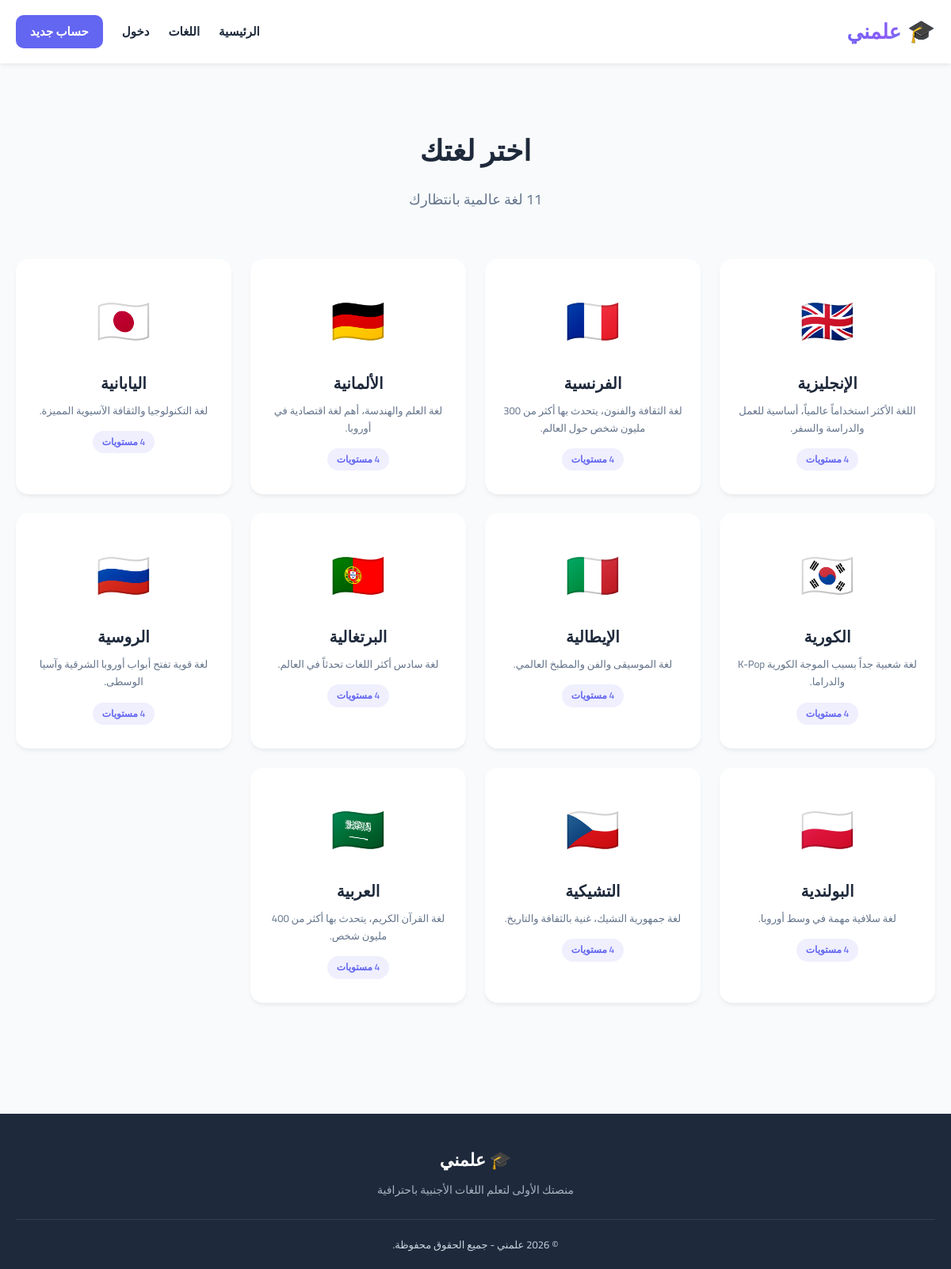
Page /languages.php on the committed database.
### tables this page shows
CREATE TABLE IF NOT EXISTS `languages` (
  `id` INT AUTO_INCREMENT PRIMARY KEY,
  `name_ar` VARCHAR(50) NOT NULL,
  `name_en` VARCHAR(50) NOT NULL,
  `code` VARCHAR(10) NOT NULL,
  `flag` VARCHAR(10) DEFAULT NULL,
  `description` TEXT,
  `created_at` TIMESTAMP DEFAULT CURRENT_TIMESTAMP
);

### config/database.php (called while the page is built, shortened)
<?php
class Database {
    private static $instance = null;
    private $pdo;
    private function __construct() {
        $dsn = "mysql:host=" . DB_HOST . ";dbname=" . DB_NAME . ";charset=" . DB_CHARSET;
        $options = [
            PDO::ATTR_ERRMODE            => PDO::ERRMODE_EXCEPTION,
            PDO::ATTR_DEFAULT_FETCH_MODE => PDO::FETCH_ASSOC,
            PDO::ATTR_EMULATE_PREPARES   => false,
        ];
        try {
            $this->pdo = new PDO($dsn, DB_USER, DB_PASS, $options);
        } catch (PDOException $e) {
            die("فشل الاتصال بقاعدة البيانات: " . $e->getMessage());
        }
    }
    public static function getInstance() {
        if (self::$instance === null) {
            self::$instance = new Database();
        }
        return self::$instance;
    }
    public function getConnection() {
        return $this->pdo;
    }
}
function db() {
    return Database::getInstance()->getConnection();
}

### includes/functions.php (called while the page is built, shortened)
<?php
function clean($str) {
    return htmlspecialchars(trim($str), ENT_QUOTES, 'UTF-8');
}

### languages.php (the view, shortened to what this page needs)
<?php
$languages = db()->query("SELECT * FROM languages ORDER BY id ASC")->fetchAll();
require_once __DIR__ . '/includes/header.php';
?>
<section>
  <div class="container">
    <h2 class="section-title">اختر لغتك</h2>
    <p class="section-subtitle">11 لغة عالمية بانتظارك</p>
    <div class="languages-grid">
      <?php foreach ($languages as $lang): ?>
        <a href="<?= SITE_URL ?>/language.php?id=<?= $lang['id'] ?>" class="lang-card">
          <span class="lang-flag"><?= $lang['flag'] ?></span>
          <div class="lang-name"><?= clean($lang['name_ar']) ?></div>
          <div class="lang-desc"><?= clean($lang['description']) ?></div>
          <span class="lang-levels">4 مستويات</span>
        </a>
      <?php endforeach; ?>
    </div>
  </div>
</section>
<?php require_once __DIR__ . '/includes/footer.php'; ?>

### public/css/style.css (style rules this page uses)
* { margin: 0; padding: 0; box-sizing: border-box; font-family: 'Cairo', 'Tajawal', 'Segoe UI', sans-serif; }
:root { --primary: #6366f1; --primary-dark: #4f46e5; --primary-light: #a5b4fc; --secondary: #8b5cf6; --accent: #06b6d4; --success: #10b981; --warning: #f59e0b; --danger: #ef4444; --bg: #f8fafc; --bg-card: #ffffff; --text: #1e293b; --text-light: #64748b; --border: #e2e8f0; --shadow: 0 4px 6px -1px rgba(0,0,0,0.05), 0 2px 4px -1px rgba(0,0,0,0.03); --shadow-lg: 0 10px 25px -5px rgba(99, 102, 241, 0.15); --gradient: linear-gradient(135deg, #6366f1 0%, #8b5cf6 50%, #06b6d4 100%); }
html { scroll-behavior: smooth; }
body { background: var(--bg); color: var(--text); direction: rtl; line-height: 1.7; min-height: 100vh; }
a { color: var(--primary); text-decoration: none; transition: color 0.2s; }
.container { max-width: 1200px; margin: 0 auto; padding: 0 20px; }
section { padding: 80px 0; }
.section-title { text-align: center; font-size: 36px; font-weight: 800; margin-bottom: 16px; color: var(--text); }
.section-subtitle { text-align: center; font-size: 18px; color: var(--text-light); margin-bottom: 60px; }
.languages-grid { display: grid; grid-template-columns: repeat(auto-fill, minmax(220px, 1fr)); gap: 24px; }
.lang-card { background: var(--bg-card); border-radius: 16px; padding: 28px 20px; text-align: center; box-shadow: var(--shadow); transition: all 0.3s; cursor: pointer; border: 2px solid transparent; }
.lang-flag { font-size: 56px; margin-bottom: 14px; display: block; }
.lang-name { font-size: 20px; font-weight: 700; color: var(--text); margin-bottom: 6px; }
.lang-desc { font-size: 13px; color: var(--text-light); margin-bottom: 14px; }
.lang-levels { display: inline-block; font-size: 12px; background: rgba(99,102,241,0.1); color: var(--primary); padding: 4px 12px; border-radius: 20px; font-weight: 600; }

### rows in the picture
languages: flag "🇬🇧", name_ar "الإنجليزية", description "اللغة الأكثر استخداماً عالمياً، أساسية للعمل والدراسة والسفر."
languages: flag "🇫🇷", name_ar "الفرنسية", description "لغة الثقافة والفنون، يتحدث بها أكثر من 300 مليون شخص حول العالم."
languages: flag "🇩🇪", name_ar "الألمانية", description "لغة العلم والهندسة، أهم لغة اقتصادية في أوروبا."
languages: flag "🇯🇵", name_ar "اليابانية", description "لغة التكنولوجيا والثقافة الآسيوية المميزة."
languages: flag "🇰🇷", name_ar "الكورية", description "لغة شعبية جداً بسبب الموجة الكورية K-Pop والدراما."
languages: flag "🇮🇹", name_ar "الإيطالية", description "لغة الموسيقى والفن والمطبخ العالمي."
languages: flag "🇵🇹", name_ar "البرتغالية", description "لغة سادس أكثر اللغات تحدثاً في العالم."
languages: flag "🇷🇺", name_ar "الروسية", description "لغة قوية تفتح أبواب أوروبا الشرقية وآسيا الوسطى."
languages: flag "🇵🇱", name_ar "البولندية", description "لغة سلافية مهمة في وسط أوروبا."
languages: flag "🇨🇿", name_ar "التشيكية", description "لغة جمهورية التشيك، غنية بالثقافة والتاريخ."
languages: flag "🇸🇦", name_ar "العربية", description "لغة القرآن الكريم، يتحدث بها أكثر من 400 مليون شخص."
